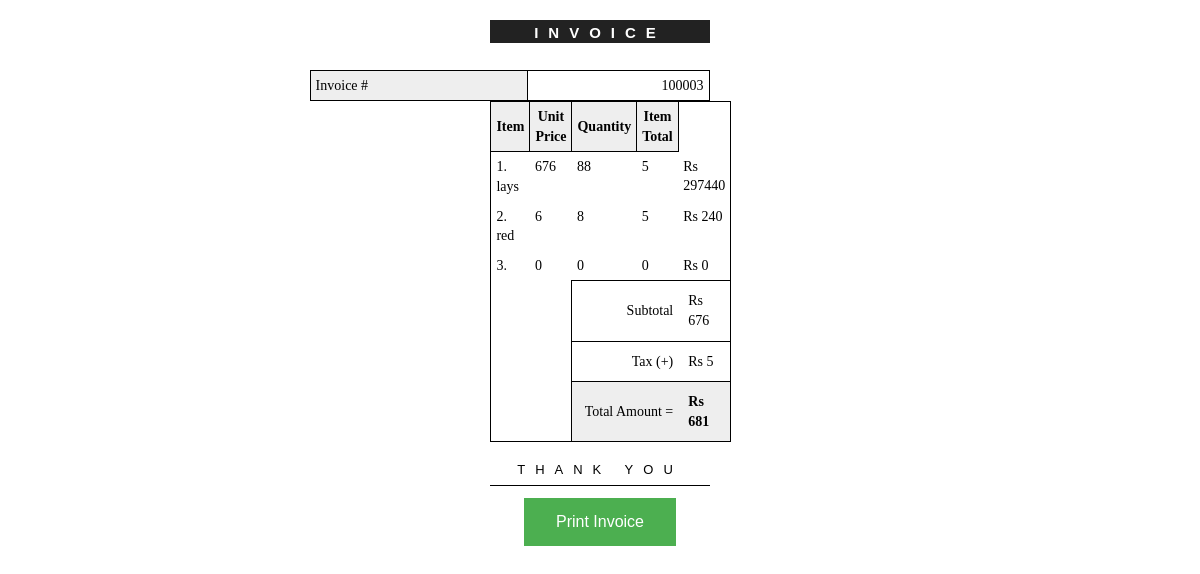
Screenshot of /invoice_new.php?id=100003 with the database file from the repository.
### tables this page shows
CREATE TABLE `order_new` (
  `order_new_id` int(50) NOT NULL,
  `code` varchar(200) NOT NULL,
  `name` varchar(200) NOT NULL,
  `bos` varchar(300) NOT NULL,
  `sak` varchar(300) NOT NULL,
  `qty` int(200) NOT NULL,
  `rate` int(200) NOT NULL,
  `tax` int(200) NOT NULL,
  `total` float NOT NULL,
  `order_uid` int(200) NOT NULL
);

### invoice_new.php (the view, shortened to what this page needs)
<!DOCTYPE html>
<head>
    <link rel='stylesheet' type='text/css' href='css/style.css'/>
    <link rel='stylesheet' type='text/css' href='css/print.css' media="print"/>
</head>
<body>
<div id="page-wrap">
    <textarea id="header">INVOICE</textarea>
    <table id="meta">
            <tr>
                <td class="meta-head">Invoice #</td>
                <td><p><?php echo  $_GET['id'] ?></p></td>
            </tr>
    </table>
        <?php
        include('db_connect.php');
        $getid = $_GET['id'];
        $my_result = mysqli_query($con, "SELECT * FROM order_new WHERE order_uid='$getid'");
        $data = mysqli_fetch_array($my_result)
        ?>
    <table id="items">
        <tr>
            <th>Item</th>
            <th>Unit Price</th>
            <th>Quantity</th>
            <th>Item Total</th>
        </tr>
        <?php
        $result = mysqli_query($con, "SELECT * FROM order_new WHERE order_uid='$getid'");
        $i = 1;
        while ($row = mysqli_fetch_array($result)) {
            echo "<tr class='item-row'>";
            echo "<td class='item-name'>" . $i . '.  ' . $row['name'] . "</td>";
            echo "<td class='item-name'>"  . $row['rate'] . "</td>";
            echo "<td class='item-name'>"  . $row['qty'] . "</td>";
            echo "<td class='item-name'>"    . $row['tax'] . "</td>";
            echo "<td class='cost'>" .'Rs ' . $row['qty'] * $row['rate'] *$row['tax']. "</td>";
            $i++;
        }
        ?>
        <tr>
            <td colspan="2" class="blank"></td>
            <td colspan="2" class="total-line">Subtotal</td>
            <td class="total-value">
                <div id="subtotal"> <?php echo 'Rs '.$data['rate'] ?></div>
            </td>
        </tr>
        <tr>
            <td colspan="2" class="blank"></td>
            <td colspan="2" class="total-line">Tax (+)</td>
            <td class="total-value">
                <div id="subtotal"><?php echo 'Rs '.$data['tax'] ?></div>
            </td>
        </tr>
        <tr>
            <td colspan="2" class="blank"></td>
            <td colspan="2" class="total-line balance">Total Amount = </td>
            <td class="total-value balance">
                <div class="due"><?php
                    $final_price=$data['rate']+$data['tax'] ;
                    echo "<b>".' Rs '; echo $final_price ?></b></div>
            </td>
        </tr>
    </table>
    <div id="terms">
        <h5>THANK YOU</h5>
    </div>
     <div align='center'>
        <input class="button" id ="printbtn" type="button" value="Print Invoice" onclick="window.print();" >
    </div>
    <br>
    <br>
    <br>
</div>
</body>
</html>

### css/style.css (style rules this page uses)
* { margin: 0; padding: 0; }
body { font: 14px/1.4 Georgia, serif; }
#page-wrap { width: 800px;max-width: 58mm; margin: 0 auto; }
textarea { border: 0; font: 14px Georgia, Serif; overflow: hidden; resize: none; }
table { border-collapse: collapse; }
table td, table th { border: 1px solid black; padding: 5px; }
#header { height: 15px; width: 100%; margin: 20px 0; background: #222; text-align: center; color: white; font: bold 15px Helvetica, Sans-Serif; text-decoration: uppercase; letter-spacing: 10px; padding: 4px 0px; }
#meta { margin-top: 1px; width: 400px; float: right; }
#meta td { text-align: right; }
#meta td.meta-head { text-align: left; background: #eee; }
#items { clear: both; width: 100%; margin: 30px 0 0 0; border: 1px solid black; }
#items th { background: #eee; }
#items tr.item-row td { border: 0; vertical-align: top; }
#items td.item-name { width: 175px; }
#items td.total-line { border-right: 0; text-align: right; }
#items td.total-value { border-left: 0; padding: 10px; }
#items td.balance { background: #eee; }
#items td.blank { border: 0; }
#terms { text-align: center; margin: 20px 0 0 0; }
#terms h5 { text-transform: uppercase; font: 13px Helvetica, Sans-Serif; letter-spacing: 10px; border-bottom: 1px solid black; padding: 0 0 8px 0; margin: 0 0 8px 0; }

### invoice_new.php (style rules this page uses)
.button { background-color: #4CAF50; border: none; color: white; padding: 15px 32px; text-align: center; text-decoration: none; display: inline-block; font-size: 16px; margin: 4px 2px; cursor: pointer; }

### rows the page displays
order_new: name "lays", rate "676", qty "88", tax "5", $row['qty'] * $row['rate'] *$row['tax'] "297440", final_price "681"
order_new: name "red", rate "6", qty "8", tax "5", $row['qty'] * $row['rate'] *$row['tax'] "240"
order_new: rate "0", qty "0", tax "0", $row['qty']*$row['rate']*$row['tax'] "0"

### other values shown
$_GET['id'] "100003"
